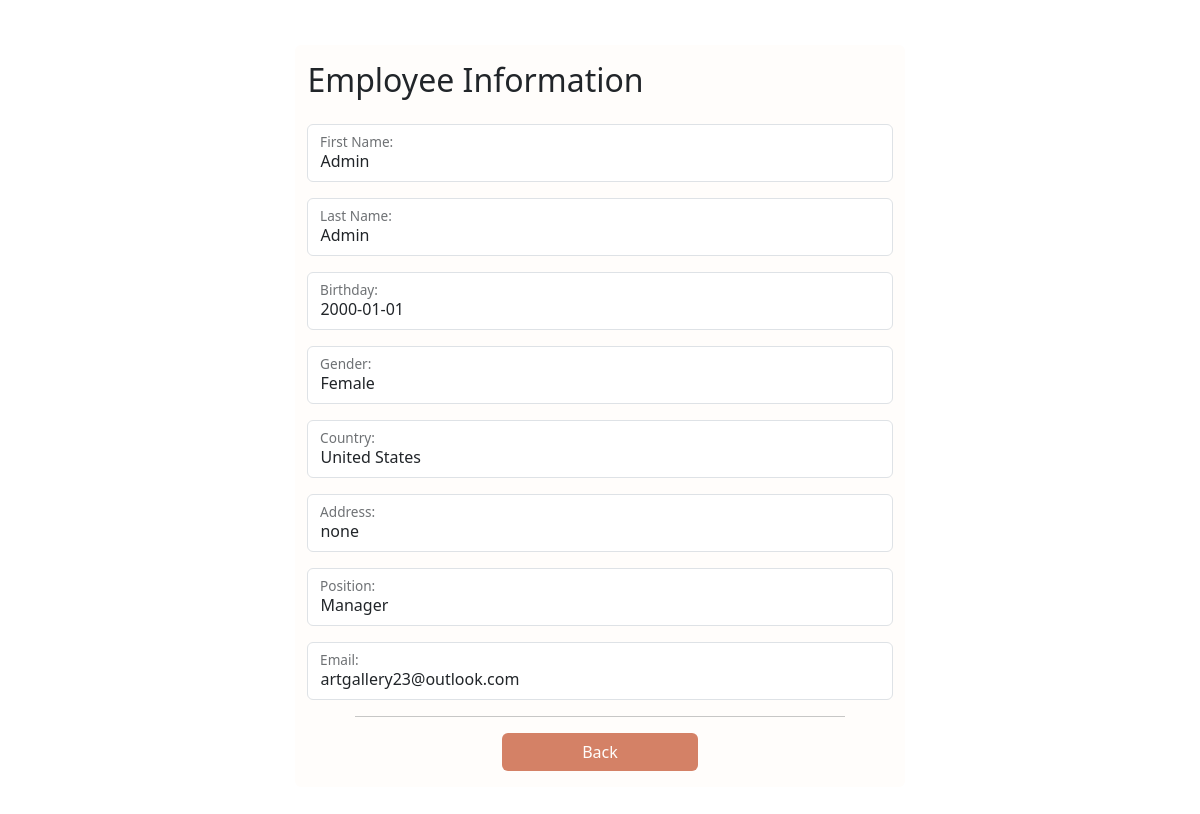
/CRUD/employee/readEmployee.php?id=1, run on the app's committed database.
### tables this page shows
CREATE TABLE IF NOT EXISTS `employees` (
  `id` int NOT NULL AUTO_INCREMENT,
  `firstName` varchar(80) NOT NULL,
  `lastName` varchar(80) NOT NULL,
  `birthDay` date NOT NULL,
  `gender` enum('Male','Female') NOT NULL,
  `country` varchar(50) NOT NULL,
  `address` varchar(200) NOT NULL,
  `position` varchar(50) NOT NULL,
  `email` varchar(100) NOT NULL,
  `password` varchar(255) NOT NULL,
  `storedsalt` varchar(100) NOT NULL,
  `code` varchar(64) DEFAULT NULL,
  PRIMARY KEY (`id`)
);

### CRUD/employee/readEmployee.php (the view, shortened to what this page needs)
<?php
require_once("../../DBInitialisation/config.php");
?>
<!DOCTYPE html>
<html lang="en">
<head>
    <link rel="stylesheet" href="https://cdn.jsdelivr.net/npm/bootstrap-icons@1.11.2/font/bootstrap-icons.min.css" />
    <link href="https://cdn.jsdelivr.net/npm/bootstrap@5.3.2/dist/css/bootstrap.min.css" rel="stylesheet" />
    <link rel="stylesheet" type="text/css" href="../../style/style.css" />
</head>
<body>
    <main class="">
        <div class="container d-flex px-5 align-items-center justify-content-center min-vh-100 mt-3 mb-3">
            <div class="row rounded-2">
                <h2 class="mt-3">Employee Information</h2>
                <?php
                if (isset($_GET['id'])) {
                    $employeeId = mysqli_real_escape_string($link, $_GET['id']);
                    $query = "SELECT * FROM employees WHERE id='$employeeId' ";
                    $query_run = mysqli_query($link, $query);
                    if (mysqli_num_rows($query_run) > 0) {
                        $employee = mysqli_fetch_array($query_run);
                ?>
                        <form action="<?php echo $_SERVER["PHP_SELF"] . '?id=' . $employeeId; ?>" method="post">
                            <div class="form-floating mt-3">
                                <p class="form-control">
                                    <?= $employee['firstName']; ?>
                                </p>
                                <label for="name" class="form-label">First Name:</label>
                            </div>
                            <div class="form-floating mt-3">
                                <p class="form-control">
                                    <?= $employee['lastName']; ?>
                                </p>
                                <label for="name" class="form-label">Last Name:</label>
                            </div>
                            <div class="form-floating mt-3">
                                <p class="form-control">
                                    <?= $employee['birthDay']; ?>
                                </p>
                                <label for="name" class="form-label">Birthday:</label>
                            </div>
                            <div>
                                <div class="form-floating mt-3">
                                    <p class="form-control">
                                        <?= $employee['gender']; ?>
                                    </p>
                                    <label for="gender" class="form-label">Gender:</label>
                                </div>
                            </div>
                            <div class="form-floating mt-2">
                                <p class="form-control">
                                    <?= $employee['country']; ?>
                                </p>
                                <label for="floatingSelect">Country:</label>
                            </div>
                            <div class="form-floating mt-3">
                                <p class="form-control">
                                    <?= $employee['address']; ?>
                                </p>
                                <label for="floatingTextarea2">Address:</label>
                            </div>
                            <div class="form-floating mt-3">
                                <p class="form-control">
                                    <?= $employee['position']; ?>
                                </p>
                                <label for="floatingSelect">Position:</label>
                            </div>
                            <div class="form-floating mt-3">
                                <p class="form-control">
                                    <?= $employee['email']; ?>
                                </p>
                                <label for="email" class="form-label">Email: </label>
                            </div>
                            <hr class="mx-5" />
                            <div class="d-grid col-4 mx-auto my-3">
                                <a href="employeeTable.php" type="button" class="btn btn-color">Back</a>
                            </div>
                        </form>
                <?php
                    } else {
                        echo "No such ID was found";
                    }
                }
                ?>
            </div>
        </div>
    </main>
</body>
</html>

### style/style.css (style rules this page uses)
body { margin: 0; padding: 0; background: no-repeat center fixed; background-size: cover; }
.row { background-color: #fffdfb; }
.btn-color, .form-range::-webkit-slider-thumb { background-color: #d48166; color: #fffdfb; }

### CRUD/employee/readEmployee.php (style rules this page uses)
body { background: url('https://images.pexels.com/photos/4252163/pexels-photo-4252163.jpeg?auto=compress&cs=tinysrgb&w=1260&h=750&dpr=2'); }

### data on the page
employees: firstName "Admin", lastName "Admin", birthDay "2000-01-01", gender "Female", country "United States", address "none", position "Manager", email "artgallery23@outlook.com"
